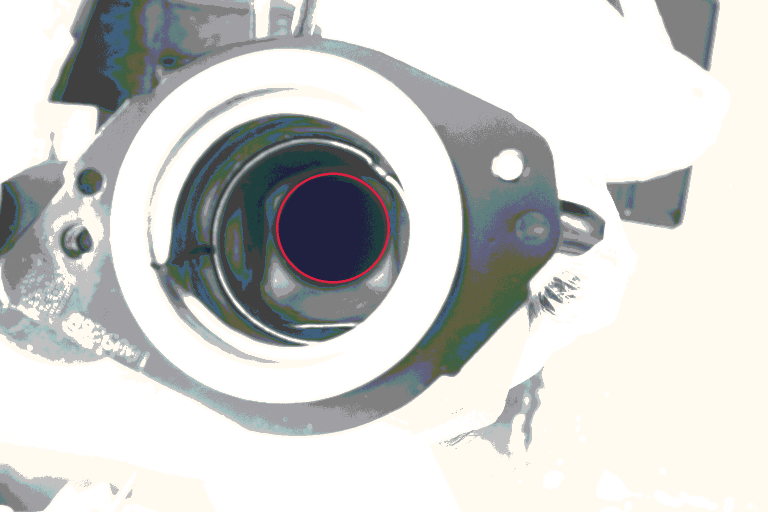
#> input picture images/22mm/Image_20261022145518915.bmp, 1536 x 1024 px (shown at 1/2 size); its folder holds only this picture in this run
$ python calibrate.py
#> lines starting #> are read from the running program, lines starting #| are printed output that depends on the picture; after the words box and inside, x2 and y2 are one past the last pixel; in counts of white or black regions, pixels touching at a corner belong together
### src/measure.py

import cv2
import numpy as np

MIN_CORE_AREA = 3000
MAX_CORE_AREA = 100000
MIN_CORE_SIZE = 60
MAX_CORE_SIZE = 300
MAX_AXIS_DIFFERENCE_RATIO = 0.15


def _gray(image):
    if image is None:
        raise ValueError("Could not read image")

    if image.ndim == 2:
        return image.copy()

    return cv2.cvtColor(image, cv2.COLOR_BGR2GRAY)


def measure_hole(image):
    gray = _gray(image)
    blurred = cv2.GaussianBlur(gray, (5, 5), 0.8)

    # Normalize local contrast to reduce sensitivity to lighting.
    normalized = cv2.createCLAHE(
        clipLimit=2.0,
        tileGridSize=(8, 8)
    ).apply(blurred)

    # Adaptive threshold instead of a fixed darkness threshold.
    mask = cv2.adaptiveThreshold(
        normalized,
        255,
        cv2.ADAPTIVE_THRESH_GAUSSIAN_C,
        cv2.THRESH_BINARY_INV,
        51,
        5
    )

    kernel = cv2.getStructuringElement(
        cv2.MORPH_ELLIPSE, (3, 3)
    )
    mask = cv2.morphologyEx(
        mask, cv2.MORPH_CLOSE, kernel
    )

    count, labels, stats, _ = cv2.connectedComponentsWithStats(
        mask, 8
    )

    candidates = []

    for i in range(1, count):
        x, y, w, h, area = map(int, stats[i])

        if not MIN_CORE_AREA <= area <= MAX_CORE_AREA:
            continue

        if not (
            MIN_CORE_SIZE <= w <= MAX_CORE_SIZE
            and MIN_CORE_SIZE <= h <= MAX_CORE_SIZE
        ):
            continue

        if x <= 0 or y <= 0:
            continue

        if x + w >= gray.shape[1] or y + h >= gray.shape[0]:
            continue

        component = np.uint8(labels == i) * 255
        contours, _ = cv2.findContours(
            component,
            cv2.RETR_EXTERNAL,
            cv2.CHAIN_APPROX_NONE
        )

        if not contours:
            continue

        contour = max(contours, key=cv2.contourArea)

        if len(contour) < 5:
            continue

        (cx, cy), (a, b), angle = cv2.fitEllipse(contour)

        major = max(a, b)
        minor = min(a, b)

        if minor <= 0:
            continue

        axis_difference = (major - minor) / major

        # Keep candidates reasonably circular, but avoid the
        # overly strict circularity rejection from the previous version.
        if axis_difference > MAX_AXIS_DIFFERENCE_RATIO:
            continue

        contour_area = cv2.contourArea(contour)
        perimeter = cv2.arcLength(contour, True)

        circularity = (
            4 * np.pi * contour_area / perimeter**2
            if perimeter > 0 else 0
        )

        # Prefer round, compact components.
        score = contour_area * (minor / major) * circularity

        candidates.append({
            "score": score,
            "cx": cx,
            "cy": cy,
            "major": major,
            "minor": minor,
            "angle": angle,
            "contour": contour,
            "area": contour_area,
            "circularity": circularity,
        })

    if not candidates:
        raise ValueError(
            "Hole not detected reliably. Keep part flat and in focus."
        )

    best = max(candidates, key=lambda c: c["score"])

    diameter = (best["major"] + best["minor"]) / 2.0

    return {
        "cx": float(best["cx"]),
        "cy": float(best["cy"]),
        "radius_px": float(diameter / 2),
        "diameter_px": float(diameter),
        "axis_a_px": float(best["major"]),
        "axis_b_px": float(best["minor"]),
        "fit_std_px": float((best["major"] - best["minor"]) / 2),
        "axis_difference_ratio": float(
            (best["major"] - best["minor"]) / best["major"]
        ),
        "score": float(best["score"]),
        "threshold": -1,
        "area_px": float(best["area"]),
        "circularity": float(best["circularity"]),
        "angle_deg": float(best["angle"]),
        "contour": best["contour"],
    }


def draw_diagnostic(image, result, label=None):
    output = image.copy()

    center = (
        int(round(result["cx"])),
        int(round(result["cy"]))
    )

    axes = (
        max(1, int(round(result["axis_a_px"] / 2))),
        max(1, int(round(result["axis_b_px"] / 2)))
    )

    cv2.ellipse(
        output,
        center,
        axes,
        result.get("angle_deg", 0),
        0,
        360,
        (0, 255, 0),
        3
    )

    text = f"Inner opening: {result['diameter_px']:.1f} px"

    if label:
        text += f" | {label}"

    cv2.putText(
        output, text, (20, 35),
        cv2.FONT_HERSHEY_SIMPLEX, 0.85,
        (0, 0, 0), 4, cv2.LINE_AA
    )

    cv2.putText(
        output, text, (20, 35),
        cv2.FONT_HERSHEY_SIMPLEX, 0.85,
        (0, 255, 0), 2, cv2.LINE_AA
    )

    return output

### src/calibrate.py
from pathlib import Path
import csv
import statistics
import cv2
from measure import measure_hole, draw_diagnostic

PROJECT_DIR = Path(__file__).resolve().parent.parent
IMAGE_DIR = PROJECT_DIR / "images"
OUTPUT_DIR = PROJECT_DIR / "output"
DIAGNOSTIC_DIR = OUTPUT_DIR / "diagnostics"
for folder in (OUTPUT_DIR, DIAGNOSTIC_DIR / "22mm", DIAGNOSTIC_DIR / "24mm", DIAGNOSTIC_DIR / "unclassified"):
    folder.mkdir(parents=True, exist_ok=True)

CLASSES = {"22mm": 22.0, "24mm": 24.0}
EXTENSIONS = {".jpg", ".jpeg", ".png", ".bmp", ".tif", ".tiff"}
TOLERANCE_MM = 0.5


def classify_diameter(d):
    if d is None:
        return "unclassified"
    if 21.5 <= d < 22.5:
        return "22mm"
    if 23.5 <= d <= 24.5:
        return "24mm"
    return "unclassified"

measurements = []
group_pixels = {name: [] for name in CLASSES}

for folder, known_mm in CLASSES.items():
    folder_path = IMAGE_DIR / folder
    if not folder_path.is_dir():
        print(f"ERROR: Folder not found: {folder_path}")
        continue
    files = sorted(p for p in folder_path.iterdir() if p.is_file() and p.suffix.lower() in EXTENSIONS)
    print(f"Reading {folder}: {len(files)} images")
    for path in files:
        image = cv2.imread(str(path))
#> image is the input picture: shape (1024, 1536, 3); mean B, G, R 204.9, 207, 205.7
        row = {"image": str(path.relative_to(PROJECT_DIR),), "source_folder": folder,
               "known_diameter_mm": known_mm, "diameter_px": None, "diameter_mm": None,
               "classification": "unclassified", "status": "FAILED", "error": ""}
        try:
            if image is None:
                raise ValueError("Image could not be opened")
            result = measure_hole(image)
#> in _gray, `return cv2.cvtColor(image, cv2.COLOR_BGR2GRAY)`:
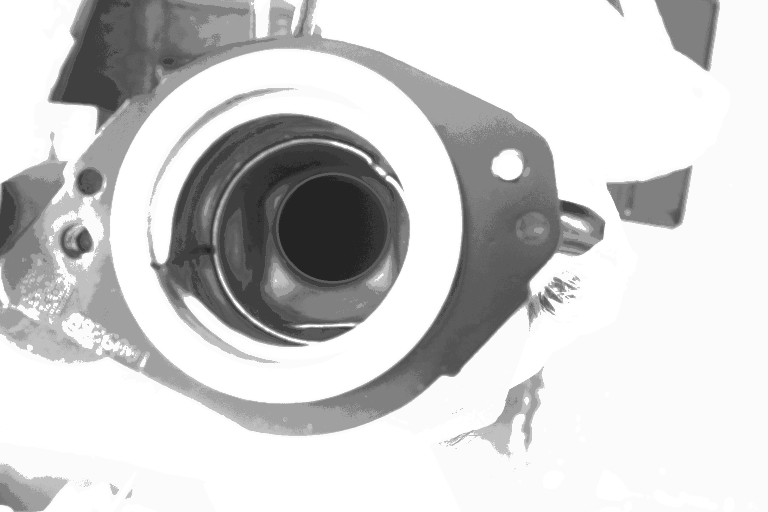
#> returned value: shape (1024, 1536) (shown at 1/2 size); min 36, max 255, mean 206.3
#> in measure_hole, `normalized = cv2.createCLAHE( clipLimit=2.0, tileGridSize=(8, 8) ).app..`:
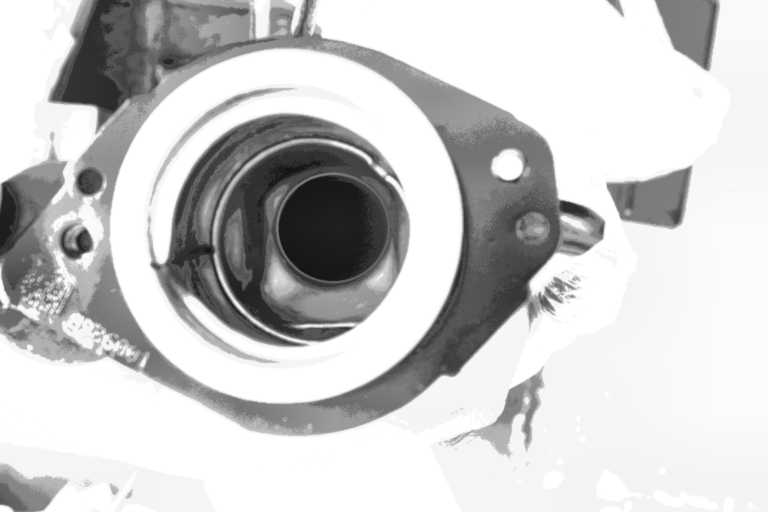
#> normalized: shape (1024, 1536) (shown at 1/2 size); min 20, max 255, mean 202.7
#> in measure_hole, `mask = cv2.adaptiveThreshold( normalized, 255, cv2.ADAPTIVE_THRESH_GAU..`:
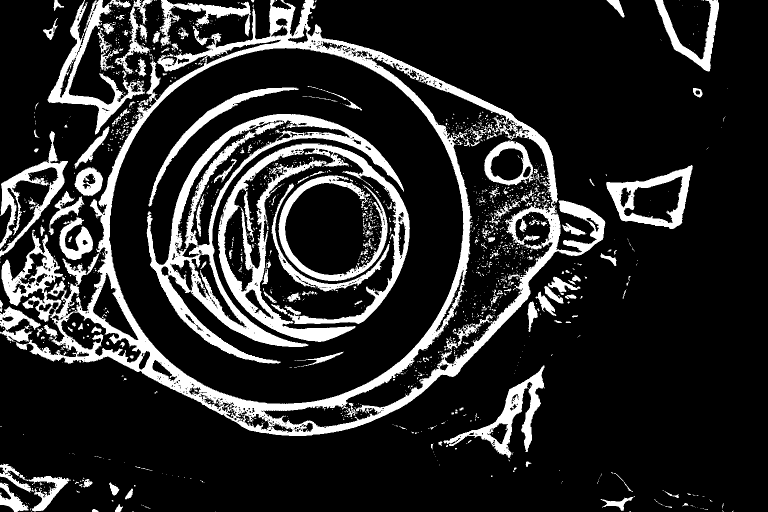
#> mask: shape (1024, 1536) (shown at 1/2 size); 16.8% white; 1649 white regions (1440 under 20 px), largest, box (x1, y1, x2, y2) and area: (3, 0, 1211, 872) 98041, (293, 228, 808, 727) 34791, (436, 287, 820, 684) 28502
#> in measure_hole, `mask = cv2.morphologyEx( mask, cv2.MORPH_CLOSE, kernel )`:
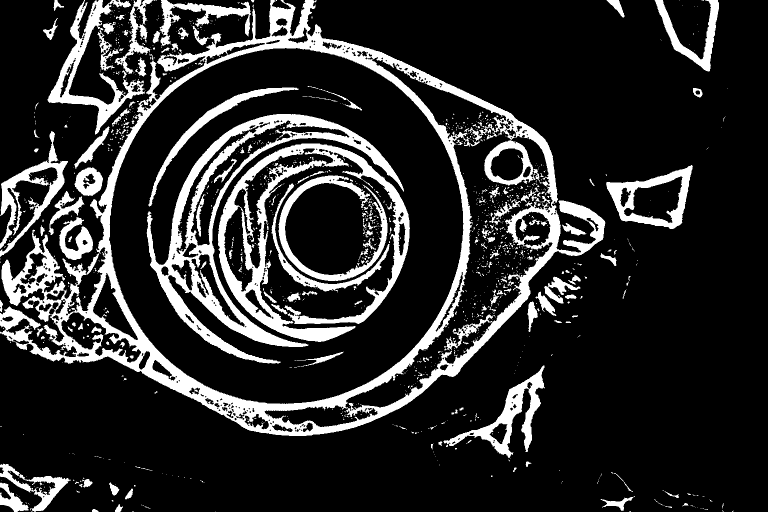
#> mask: shape (1024, 1536) (shown at 1/2 size); 17.3% white; 1256 white regions (1072 under 20 px), largest, box (x1, y1, x2, y2) and area: (0, 0, 1211, 872) 109147, (293, 228, 808, 727) 35643, (436, 287, 820, 684) 30280
#> in measure_hole, `count, labels, stats, _ = cv2.connectedComponentsWithStats( mask, 8 )`:
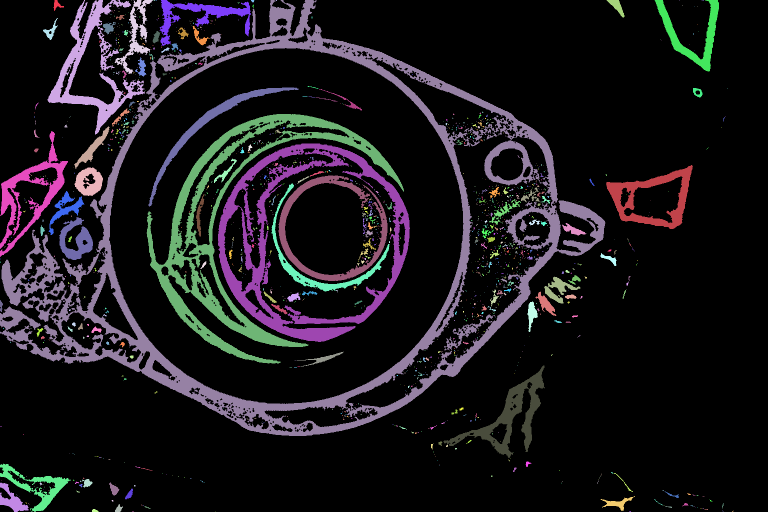
#> labels: shape (1024, 1536) int32 (shown at 1/2 size); 1257 distinct labels, from 0 to 1256; one colour per label, 0 black
#> in measure_hole, `count, labels, stats, _ = cv2.connectedComponentsWithStats( mask, 8 )`: count = 1257; stats = 1257 rows, first 6: [0, 0, 1536, 1024, 1300618], [107, 0, 21, 22, 188], [95, 0, 195, 269, 11469], [263, 0, 1, 1, 1], [229, 0, 77, 148, 2677], [307, 0, 3, 2, 4]
#> the loop in measure_hole, `for i in range(1, count):` made 1256 passes
#> after the loop in measure_hole, `for i in range(1, count):`:
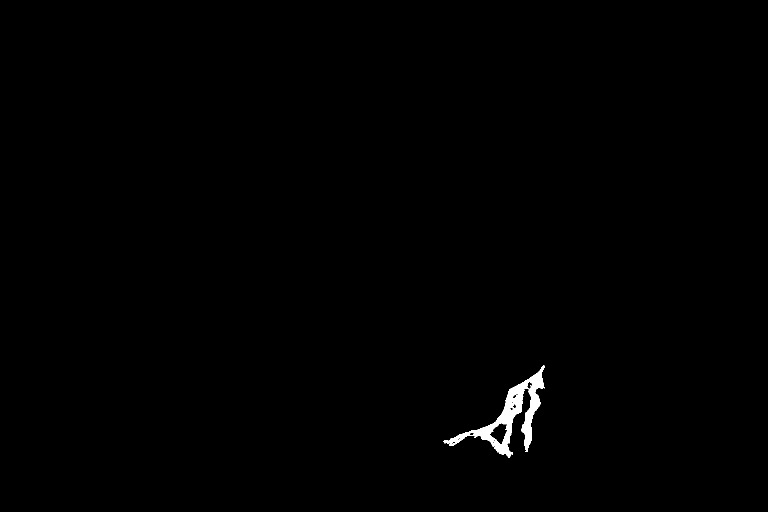
#> component: shape (1024, 1536) (shown at 1/2 size); 0.51% white; 1 white region, box (x1, y1, x2, y2) and area: (887, 731, 1090, 916) 7969
#> after the loop in measure_hole, `for i in range(1, count):`: candidates = 2 items
#> in measure_hole, `best = max(candidates, key=lambda c: c["score"])`: best = 9 items
#> in measure_hole, `diameter = (best["major"] + best["minor"]) / 2.0`: diameter = 201.6
#> result = 14 items
            px = float(result["diameter_px"])
#> px = 201.6
            if not (px > 0):
                raise ValueError("Invalid pixel diameter")
            group_pixels[folder].append(px)
            row.update(diameter_px=px, status="DETECTED", error="")
            # Save one diagnostic for every image; overwrite old diagnostic files.
            diagnostic = draw_diagnostic(image, result, folder)
#> in draw_diagnostic, `center = ( int(round(result["cx"])), int(round(result["cy"])) )`: center = (665, 457)
#> in draw_diagnostic, `axes = ( max(1, int(round(result["axis_a_px"] / 2))), max(1, int(round..`: axes = (103, 98)
#> in draw_diagnostic, `text = f"Inner opening: {result['diameter_px']:.1f} px"`: text = 'Inner opening: 201.6 px'
#> in draw_diagnostic, `text += f" | {label}"`: text = 'Inner opening: 201.6 px | 22mm'
            out_path = DIAGNOSTIC_DIR / folder / f"{path.stem}_overlay.jpg"
            if not cv2.imwrite(str(out_path), diagnostic):
                print(f"WARNING: Could not save diagnostic: {out_path}")
        except Exception as exc:
            row["error"] = str(exc)
        measurements.append(row)
#> pass 2 of the loop `for folder, known_mm in CLASSES.items():`:
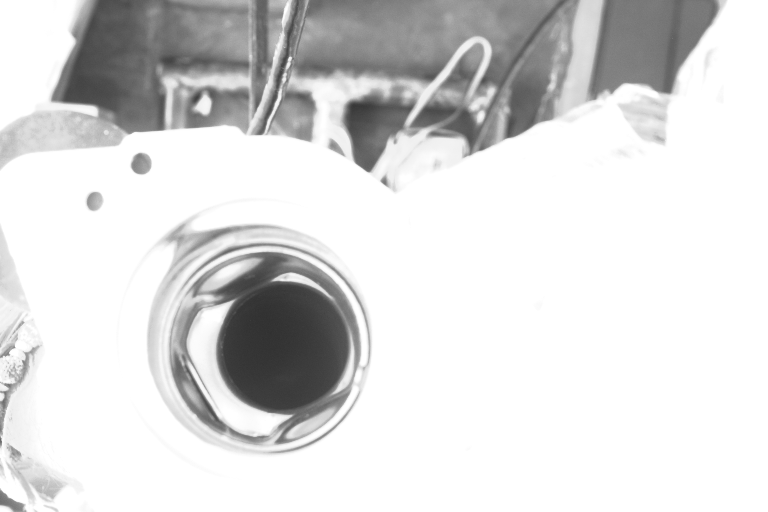
#> input picture images/24mm/Image_20261022145241830.bmp, 1536 x 1024 px (shown at 1/2 size)
#> image is the input picture: shape (1024, 1536, 3); min 44, max 255, mean 219
#> labels: shape (1024, 1536) int32; 1260 distinct labels, from 0 to 1259
#> count = 1260; stats = 1260 rows, first 6: [0, 0, 1536, 1024, 1356866], [109, 0, 3, 4, 8], [0, 0, 333, 339, 17735], [227, 0, 9, 7, 28], [237, 0, 29, 20, 293], [274, 0, 1, 3, 3]
#> the loop in measure_hole (call 2), `for i in range(1, count):` made 1259 passes
#> after the loop in measure_hole (call 2), `for i in range(1, count):`:
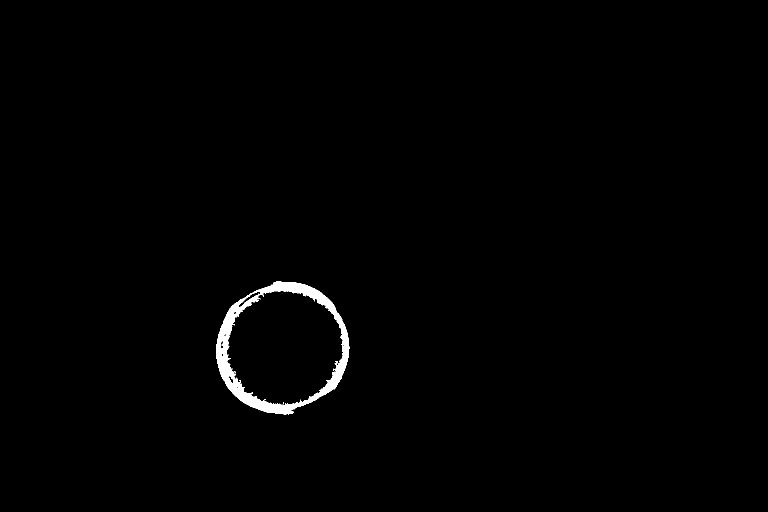
#> component: shape (1024, 1536) (shown at 1/2 size); 0.84% white; 1 white region, box (x1, y1, x2, y2) and area: (433, 563, 699, 829) 13166
#> after the loop in measure_hole (call 2), `for i in range(1, count):`: candidates = 1 item
#> diameter = 261.9

if not all(group_pixels.get(name) for name in CLASSES):
    raise RuntimeError("Calibration failed: no successful measurements in one or both class folders.")

median_22_px = statistics.median(group_pixels["22mm"])
median_24_px = statistics.median(group_pixels["24mm"])
scale_22 = median_22_px / 22.0
scale_24 = median_24_px / 24.0
pixels_per_mm = (scale_22 + scale_24) / 2.0
scale_disagreement = abs(scale_22-scale_24) / ((scale_22+scale_24)/2.0) * 100.0

print("\n========== CALIBRATION (empirical from labelled samples) ==========")
print(f"22 mm median: {median_22_px:.2f} pixels")
print(f"24 mm median: {median_24_px:.2f} pixels")
print(f"Scale from 22 mm parts: {scale_22:.4f} px/mm")
print(f"Scale from 24 mm parts: {scale_24:.4f} px/mm")
print(f"Common calibration: {pixels_per_mm:.4f} px/mm")
print(f"Scale disagreement: {scale_disagreement:.2f}%")
if scale_disagreement > 5:
    print("WARNING: Scale estimates differ by >5%; results should be treated as provisional.")

for item in measurements:
    if item["status"] != "DETECTED":
        continue
    item["diameter_mm"] = item["diameter_px"] / pixels_per_mm
    item["classification"] = classify_diameter(item["diameter_mm"])
    # Copy overlay into predicted class folder as well, so all classes are easy to review.
    source_path = PROJECT_DIR / item["image"]
    image = cv2.imread(str(source_path))
    try:
        result = measure_hole(image)
#> in measure_hole (call 3), `count, labels, stats, _ = cv2.connectedComponentsWithStats( mask, 8 )`: count = 1257; stats = 1257 rows, first 6: [0, 0, 1536, 1024, 1300618], [107, 0, 21, 22, 188], [95, 0, 195, 269, 11469], [263, 0, 1, 1, 1], [229, 0, 77, 148, 2677], [307, 0, 3, 2, 4]
        label = f"{item['diameter_mm']:.2f} mm -> {item['classification']}"
        dest = DIAGNOSTIC_DIR / item["classification"] / f"{source_path.stem}_overlay.jpg"
        cv2.imwrite(str(dest), draw_diagnostic(image, result, label))
#> call 3 of draw_diagnostic, with label = '20.09 mm -> unclassified'
#> in draw_diagnostic (call 3), `cv2.putText( output, text, (20, 35), cv2.FONT_HERSHEY_SIMPLEX, 0.85, (..`:
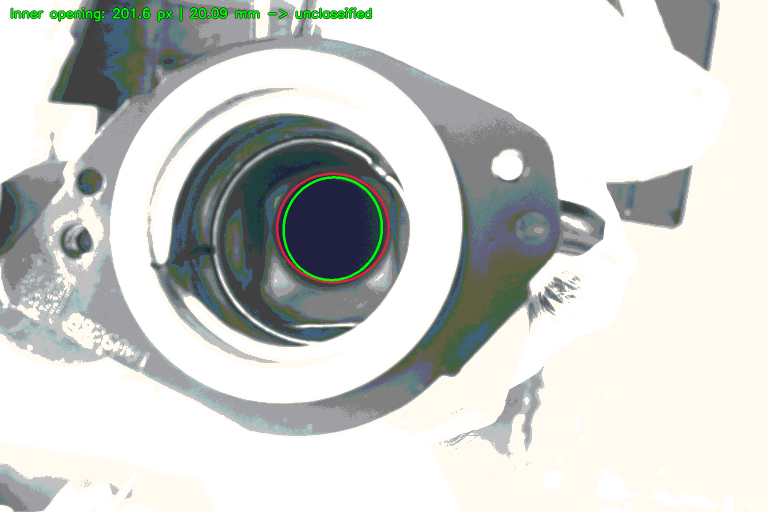
#> output: shape (1024, 1536, 3) (shown at 1/2 size); mean B, G, R 203.8, 207.3, 204.8
    except Exception:
        pass
#> pass 2 of the loop `for item in measurements:`:
#> in draw_diagnostic (call 4), `cv2.putText( output, text, (20, 35), cv2.FONT_HERSHEY_SIMPLEX, 0.85, (..`:
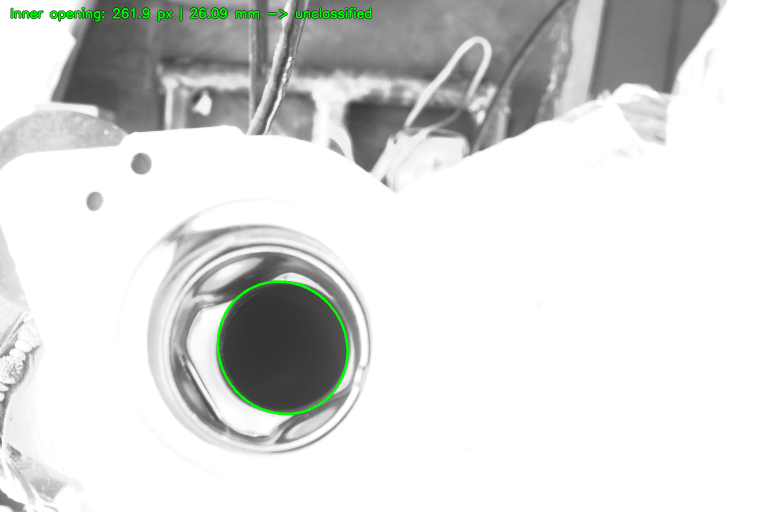
#> output: shape (1024, 1536, 3) (shown at 1/2 size); mean B, G, R 217.9, 219.4, 217.9

csv_path = OUTPUT_DIR / "measurement_results.csv"
try:
    csv_file = csv_path.open("w", newline="", encoding="utf-8-sig")
except PermissionError:
    csv_path = OUTPUT_DIR / "measurement_results_new.csv"
    csv_file = csv_path.open("w", newline="", encoding="utf-8-sig")
with csv_file as f:
    fields = ["image", "source_folder", "known_diameter_mm", "diameter_px", "diameter_mm", "classification", "status", "error"]
    writer = csv.DictWriter(f, fieldnames=fields)
    writer.writeheader()
    for item in measurements:
        row = item.copy()
        for key in ("diameter_px", "diameter_mm"):
            if row[key] is not None:
                row[key] = round(row[key], 3)
        writer.writerow(row)
#> this loop made 2 passes

successful = [r for r in measurements if r["status"] == "DETECTED"]
failed = [r for r in measurements if r["status"] == "FAILED"]
print("\n========== SUMMARY ==========")
print(f"Total images: {len(measurements)}")
#| Total images: 2
print(f"Successful measurements: {len(successful)}")
#| Successful measurements: 2
print(f"Detection failures: {len(failed)}")
#| Detection failures: 0
print(f"Classified as 22mm: {sum(r['classification']=='22mm' for r in successful)}")
#| Classified as 22mm: 0
print(f"Classified as 24mm: {sum(r['classification']=='24mm' for r in successful)}")
#| Classified as 24mm: 0
print(f"Unclassified: {sum(r['classification']=='unclassified' for r in successful)}")
#| Unclassified: 2
print(f"CSV saved to: {csv_path}")
print(f"Diagnostic images saved under: {DIAGNOSTIC_DIR}")
